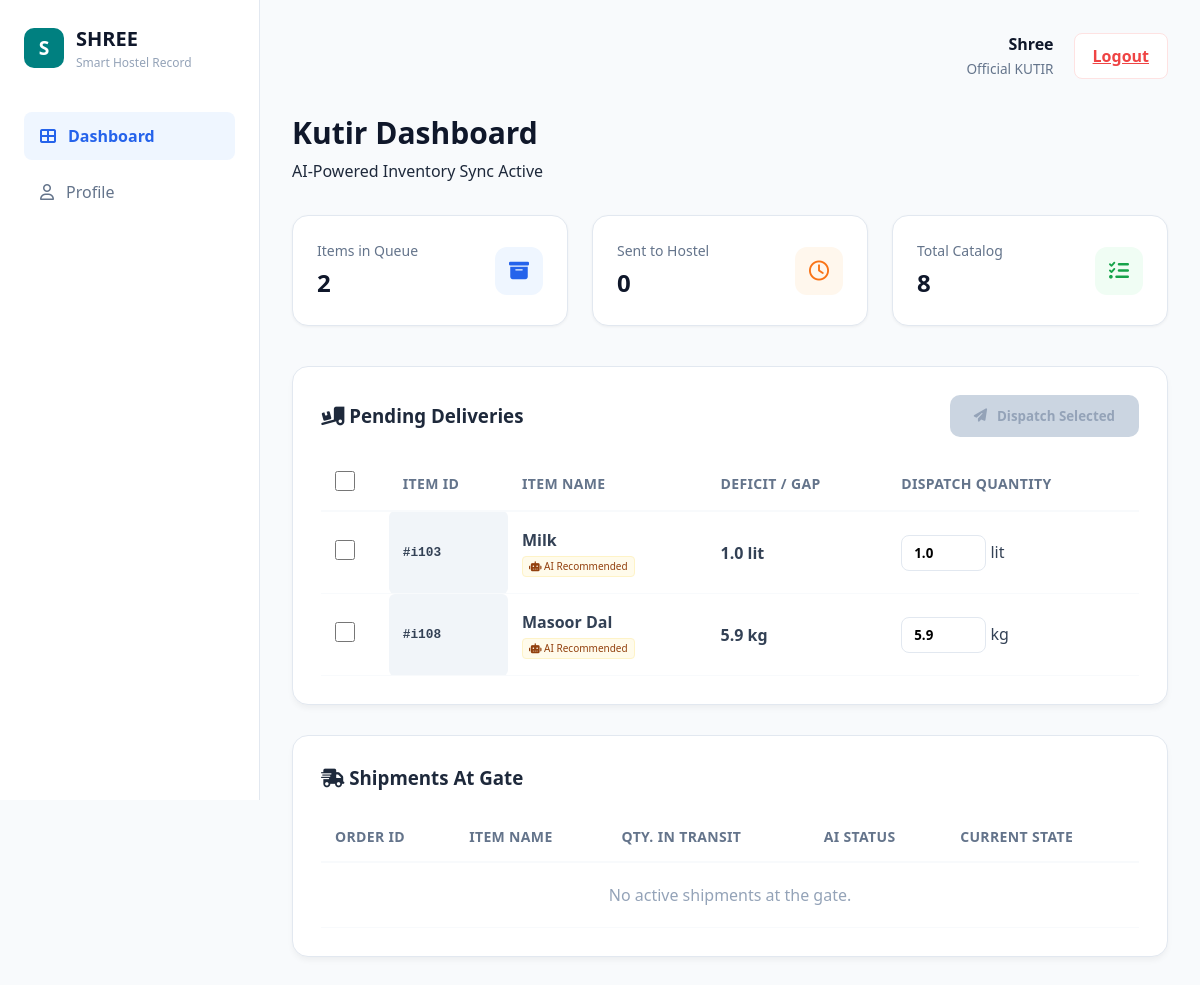
Page /accounts/dashboard/supplier/ (signed in) on the earlier database version.
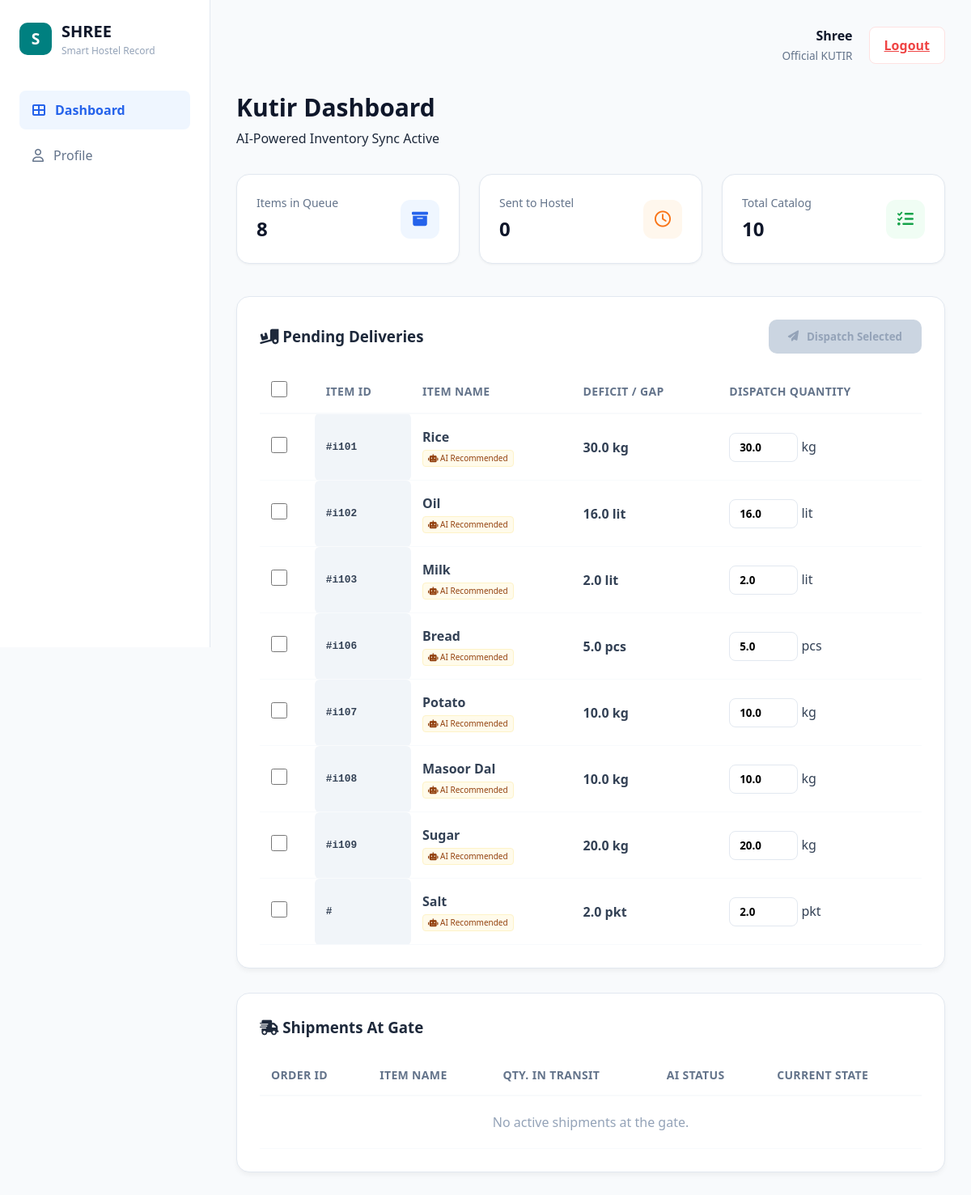
Same page on the later database version.
### accounts/models.py (models this page shows, shortened)
class Inventory(models.Model):
    item_id = models.CharField(max_length=20, unique=True)
    item_name = models.CharField(max_length=100)
    current_stock = models.FloatField(default=0.0)
    required_stock = models.FloatField(default=0.0)
    unit = models.CharField(max_length=10, default='kg')
    is_delivered = models.BooleanField(default=False)

### accounts/views.py (the view)
# urls.py: path('dashboard/supplier/', views.supplier_dashboard, name='supplier_dashboard'),
@login_required
@never_cache
def supplier_dashboard(request):
    if not request.user.is_authenticated:
        return redirect('suplier_login')
    pending_items = Inventory.objects.filter(
        current_stock__lt=F('required_stock')
    ).annotate(
        deficit=F('required_stock') - F('current_stock')
    )
    active_shipments = DeliveryOrder.objects.filter(
        status='DISPATCHED'
    ).select_related('item')
    total_items_count = Inventory.objects.count()
    context = {
        'pending_items': pending_items,
        'active_shipments': active_shipments,
        'total_items_count': total_items_count,
    }
    return render(request, 'Shree1/dashboardSupplier.html', context)

### templates/Shree1/dashboardSupplier.html (shortened to what the changed rows need)
{% load static %}
<!doctype html>
<html lang="en">
  <head>
    <link
      rel="stylesheet"
      href="{% static 'Shree1/css/dashboardSupplier.css' %}"
    />
    <link
      rel="stylesheet"
      href="https://cdnjs.cloudflare.com/ajax/libs/font-awesome/6.4.0/css/all.min.css"
    />
  </head>
  <body>
    <div class="container">
      <aside class="sidebar">
        <div class="logo-section">
          <div>
            <h2 class="logo-name">SHREE</h2>
          </div>
        </div>
      </aside>
      <main class="main-content">
        <section class="dashboard-intro">
          <h1>Kutir Dashboard</h1>
        </section>
        <div class="stats-grid">
          <div class="stat-card">
            <div class="stat-info">
              <p>Items in Queue</p>
              <h3>{{ pending_items|length }}</h3>
            </div>
          </div>
          <div class="stat-card">
            <div class="stat-info">
              <p>Total Catalog</p>
              <h3>{{ total_items_count }}</h3>
            </div>
          </div>
        </div>
        <div class="card-panel table-section">
          <form
            method="POST"
            action="{% url 'supplier_dispatch_item' %}"
            id="bulkDispatchForm"
          >
            <table class="order-table">
              <thead>
                <tr>
                  <th class="select-column">
                    <input
                      type="checkbox"
                      id="selectAll"
                      class="checkbox-custom"
                    />
                  </th>
                  <th>Item ID</th>
                  <th>Item Name</th>
                  <th>Deficit / Gap</th>
                  <th>Dispatch Quantity</th>
                </tr>
              </thead>
              <tbody>
                {% for item in pending_items %}
                <tr>
                  <td class="select-column">
                    <input
                      type="checkbox"
                      name="selected_items"
                      value="{{ item.item_id }}"
                      class="item-checkbox checkbox-custom"
                    />
                  </td>
                  <td class="id-cell">#{{ item.item_id }}</td>
                  <td>
                    <strong>{{ item.item_name }}</strong><br />
                    <span class="ai-remark-badge"
                      ><i class="fa-solid fa-robot"></i> AI Recommended</span
                    >
                  </td>
                  <td class="qty-text red-text">
                    {{ item.deficit }} {{ item.unit }}
                  </td>
                  <td>
                    <div class="qty-input-group">
                      <input
                        type="number"
                        name="qty_{{ item.item_id }}"
                        class="qty-input"
                        value="{{ item.deficit }}"
                        min="0.1"
                        step="0.1"
                      />
                      <span class="unit-text">{{ item.unit }}</span>
                    </div>
                  </td>
                </tr>
                {% endfor %}
              </tbody>
            </table>
          </form>
        </div>
        <div class="card-panel table-section" style="margin-top: 30px">
          <table class="order-table">
            <thead>
              <tr>
                <th>Order ID</th>
                <th>Item Name</th>
                <th>Qty. in Transit</th>
                <th>AI Status</th>
                <th>Current State</th>
              </tr>
            </thead>
          </table>
        </div>
      </main>
    </div>
  </body>
</html>

Differences in the rows shown:
now on this page (row edited): Inventory: item_id "i101", item_name "Rice", deficit "30.0", unit "kg"
now on this page (row edited): Inventory: item_id "i102", item_name "Oil", deficit "16.0", unit "lit"
changed Inventory "Milk": deficit "1.0" → "2.0"
now on this page (row edited): Inventory: item_id "i106", item_name "Bread", deficit "5.0", unit "pcs"
now on this page (row edited): Inventory: item_id "i107", item_name "Potato", deficit "10.0", unit "kg"
changed Inventory "Masoor Dal": deficit "5.9" → "10.0"
added Inventory: item_id "i109", item_name "Sugar", deficit "20.0", unit "kg"
added Inventory: item_name "Salt", deficit "2.0", unit "pkt", qty_ "2.0"
Other differences:
{{ pending_items|length }}: "2" → "8"
{{ total_items_count }}: "8" → "10"
